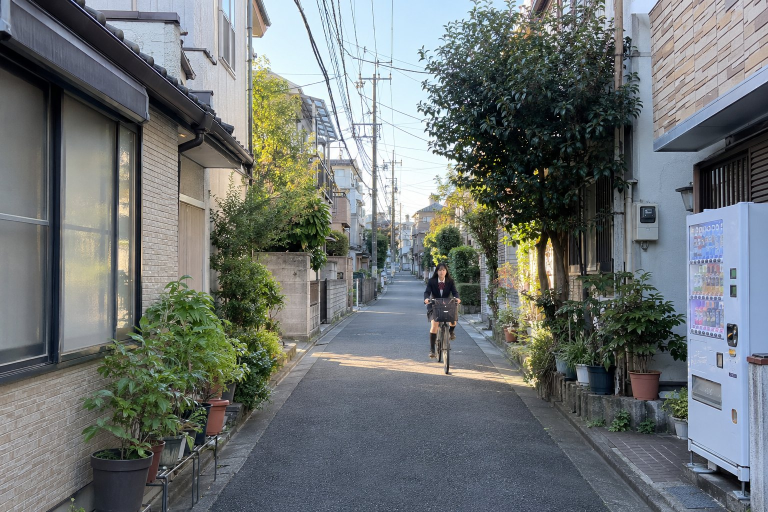
#> input picture cameragr/Resources/Samples/c200_1.jpg, 1536 x 1024 px, given in place of portra400_1.jpg, which was not available (shown at 1/2 size)
$ python film_candidates.py out.png
#> lines starting #> are read from the running program, lines starting #| are printed output that depends on the picture
#!/usr/bin/env python3
"""3.4 — new-film candidates. Renders candidate stocks from Spectral Film LUT
on a few sample photos, and measures how far each looks from the films the
app already has (mean CIE ΔE2000-ish via CIE76 in Lab, per pixel, averaged),
so the shortlist favours looks that are really new.

    lut-test/venv-sfl/bin/python tools/film_candidates.py lut-test/candidates
"""
import json, sys, time
from pathlib import Path
import numpy as np
from PIL import Image
import spectral_film_lut as sfl
from spectral_film_lut.film_spectral import FilmSpectral
from spectral_film_lut.utils import film_conversion

out = Path(sys.argv[1]); out.mkdir(parents=True, exist_ok=True)
root = Path(__file__).resolve().parents[1]
SAMPLES = ["portra400_1", "gold200_1", "kodachrome64_1", "cine500t_1"]   # portrait, family, colour, night
NEG_PAPER = "Kodak Portra Endura Paper"
EXISTING = [("portra400", "Kodak Portra 400", NEG_PAPER), ("gold200", "Kodak Gold 200", NEG_PAPER),
            ("c200", "Fuji C200", "Fujiflex Crystal Archive New Version"),
            ("cine500t", "Kodak Vision3 500T 5219", "Kodak Vision 2383"), ("kodachrome64", "Kodachrome 64", None),
            ("trix400", "Kodak Tri-X 400", "Kodak Professional Polymax Fine-Art Paper"), ("instax", "Fuji Instax color", None)]
CANDIDATES = [
    ("pro400h", "Fuji Pro 400H", "Fujiflex Crystal Archive New Version", "pastel, airy skin; a discontinued favourite"),
    ("ektar100", "Kodak Ektar 100", NEG_PAPER, "saturated, fine-grained landscape negative"),
    ("velvia50", "Fuji Velvia 50", None, "the most vivid slide film: deep blues, hot greens"),
    ("superia400", "Fuji Superia X-Tra 400", "Fujiflex Crystal Archive New Version", "consumer negative with a green cast, very 2000s Japan"),
    ("natura1600", "Fuji Natura 1600", "Fujiflex Crystal Archive New Version", "cult fast film for available light at night"),
    ("vista100", "Agfa Vista 100", NEG_PAPER, "cheap warm drugstore film, reds pop"),
    ("ultramax400", "Kodak Ultramax 400", NEG_PAPER, "everyday consumer Kodak, warmer and grainier than Gold"),
    ("aerochrome", "Kodak Aerochrome III Infrared Film 1443", None, "infrared: green foliage turns red/pink"),
    ("fp100c", "Fuji FP-100C", None, "peel-apart instant: soft, cyan-leaning"),
    ("double_x", "Kodak 5222", "Kodak 2302", "Double-X cinema black and white"),
    ("ektachrome", "Kodak Ektachrome 100D", None, "clean, neutral modern slide film"),
]
by = {}
for s in sfl.FILM_STOCKS: by.setdefault(s.name, s)
cache = {}
def spectral(name):
    if name not in cache:
        f = FilmSpectral(by[name]); f.set_color_checker(); cache[name] = f
    return cache[name]

imgs = {}
for n in SAMPLES:
    im = Image.open(root / f"cameragr/Resources/Samples/{n}.jpg").convert("RGB"); im.thumbnail((640, 640))
#> further down, im is the input picture: PIL image 1536x1024 RGB; mean R, G, B 109.5, 115.2, 115.2
#> after `im.thumbnail((640, 640))`:
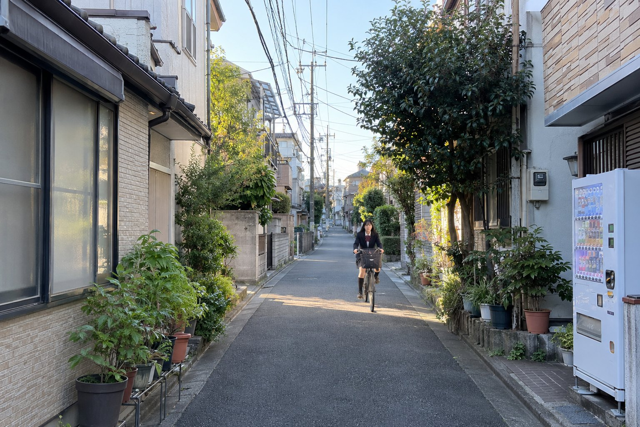
#> im: PIL image 640x427 RGB; mean R, G, B 109.5, 115.2, 115.2
    imgs[n] = np.asarray(im, dtype=np.float32) / 255
#> pass 2 of the loop `for n in SAMPLES:`:
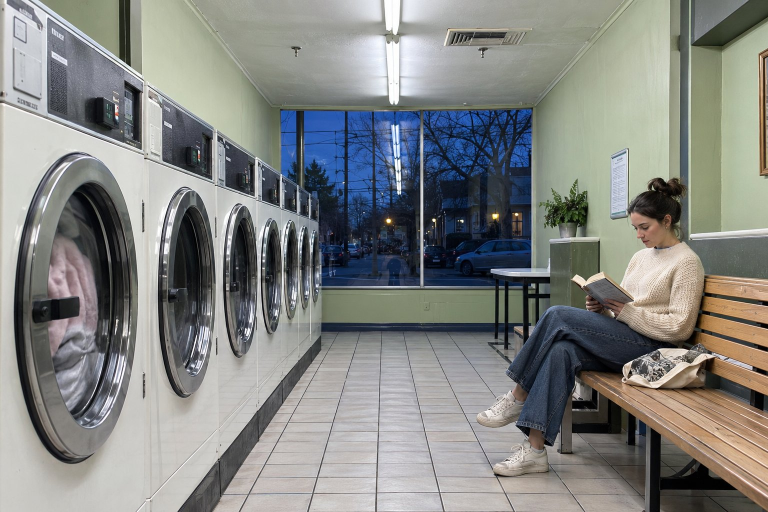
#> input picture cameragr/Resources/Samples/c200_2.jpg, 1536 x 1024 px, given in place of gold200_1.jpg, which was not available (shown at 1/2 size)
#> im is the input picture: PIL image 1536x1024 RGB; mean R, G, B 131.9, 133.4, 130.7
#> `im.thumbnail((640, 640))`:
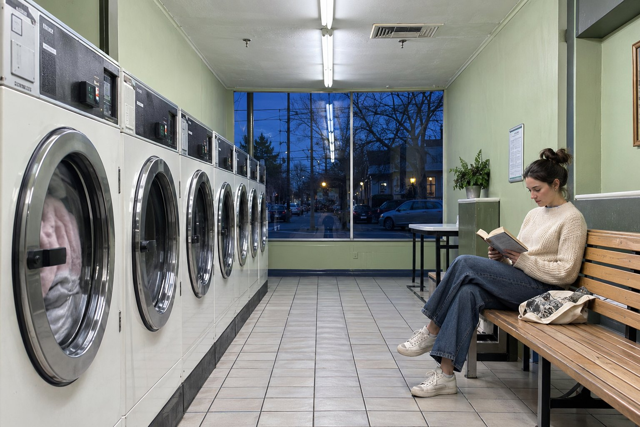
#> im: PIL image 640x427 RGB; mean R, G, B 131.9, 133.4, 130.7
#> (the run stopped early here; a loop or call above may not have finished)
